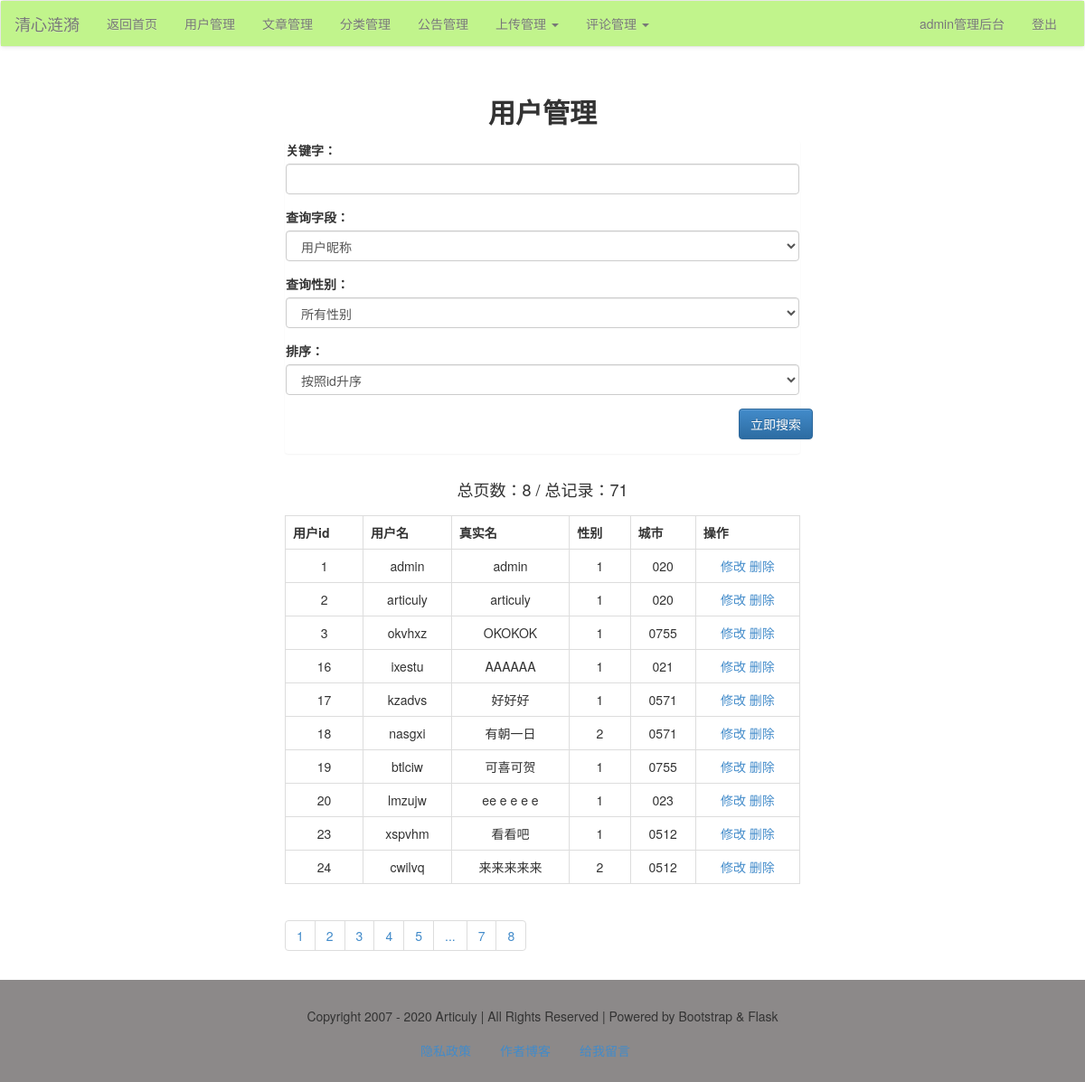
Page /admin/user/list/ (signed in) on the committed database.
### models.py (models this page shows, shortened)
class User(db.Model):
    id = db.Column(db.Integer, primary_key=True)
    username = db.Column(db.String)
    password = db.Column(db.String)
    realname = db.Column(db.String)
    sex = db.Column(db.Integer)
    city = db.Column(db.String)
    hobby = db.Column(db.String)
    intro = db.Column(db.String)
    comment = db.relationship('Comment')

### admin/users.py (the view)
@admin_app.route('/user/list/', methods=['get', 'post'])
def userList():
    form = UserSearch()
    q = request.args.get('q')
    page = request.args.get('page', 1)
    if q is not None:
        page = request.args.get('page', 1)
        form_field = request.args.get('field')
        form_sex = request.args.get('sex')
        form_order = request.args.get('order')
        print(q, form_field, form_sex, form_order)
        if form_field == 'username':
            condition = User.username.like('%%%s%%' % q)
        else:
            condition = User.realname.like('%%%s%%' % q)
        if form_order == '1':
            order = User.id.asc()
        else:
            order = User.id.desc()
        if request.args.get('sex') == '0':
            res = User.query.filter(condition).order_by(order).paginate(int(page), 10)
        else:
            res = User.query.filter(condition, User.sex == request.args.get('sex')).order_by(order).paginate(page, 10)
        users = res.items
        pageList = res.iter_pages()
        total = res.total
        pages = res.pages
        return render_template('admin/user/user_list.html', users=users, pageList=pageList, pages=pages, total=total,
                               form=form, q=q, field=form_field, sex=form_sex, order=form_order)
    else:
        res = User.query.paginate(int(page), 10)
        users = res.items
        pageList = res.iter_pages()
        total = res.total
        pages = res.pages
        print(q, total)
        return render_template('admin/user/user_list.html', users=users, pageList=pageList, pages=pages, total=total,
                               form=form, q=q)

### forms/account_form.py
class UserSearch(FlaskForm):
    q = StringField('关键字：',
                    validators=[DataRequired()],
                    render_kw={'class': 'form-control'})
    field = SelectField('查询字段：',
                        choices=[('username', '用户昵称'), ('realname', '真实性名')],
                        render_kw={'class': 'form-control'})
    sex = SelectField('查询性别：',
                      choices=[('0', '所有性别'), ('1', '男'), ('2', '女')],
                      render_kw={'class': 'form-control'})
    order = SelectField('排序：', choices=[('1', '按照id升序'), ('2', '按照id降序')],
                        render_kw={'class': 'form-control'})

### admin/admin_app.py (called while the page is built)
@admin_app.before_request
@login_required
def is_admin():
    print(session['user'])
    if session['user'] != 'admin':
        print('user is someone else.')
        return redirect(url_for('login'))

### app.py (called while the page is built)
@app.context_processor
def account():
    username = session.get('user')
    return {'username': username}

@app.context_processor
def getCateList():
    cates = Category.query.all()
    return {'cates': cates}

### libs.py (called while the page is built)
def login_required(func):
    @wraps(func)
    def decorator_nest(*args, **kwargs):
        if not 'user' in session:
            return redirect(url_for('login'))
        else:
            print(func)
            return func(*args, **kwargs)
    return decorator_nest

### templates/admin/user/user_list.html (shortened to what this page needs)
{% extends "admin/admin_base.html" %}
{% block content %}
    <div class="container-fluid">
        <div class="row">
            <div class="main col-lg-6 col-lg-offset-3 col-md-8 col-md-offset-2 col-sm-10 col-sm-offset-1 col-xs-12">
                <h2 class="text-center"><b>用户管理</b></h2>
                <div class="panel">
                    <form action="" method="get">
                        <div class="form-group">
                            {{ form.q.label }}
                            {{ form.q }}
                        </div>
                        <div class="form-group">
                            {{ form.field.label }}
                            {{ form.field }}
                        </div>
                        <div class="form-group">
                            {{ form.sex.label }}
                            {{ form.sex }}
                        </div>
                        <div class="form-group">
                            {{ form.order.label }}
                            {{ form.order }}
                        </div>
                        <div class="form-group ">
                            <div class="row"><input type="submit" name="search" class="btn btn-primary pull-right"
                                                    value="立即搜索"></div>
                        </div>
                    </form>
                </div>
                <div class="row"><h4 class="text-center">总页数：{{ pages }} / 总记录：{{ total }}</h4></div>
                <table class="table table-bordered ">
                    <tr>
                        <th>用户id</th>
                        <th>用户名</th>
                        <th>真实名</th>
                        <th>性别</th>
                        <th>城市</th>
                        <th>操作</th>
                    </tr>
                    {% for user in users %}
                        <tr id="user_{{ user.id }}" class="text-center">
                            <td>{{ user.id }}</td>
                            <td>{{ user.username }}</td>
                            <td>{{ user.realname }}</td>
                            <td>{{ user.sex }}</td>
                            <td>{{ user.city }}</td>
                            <td>
                                <a href="{{ url_for("admin_app.editUser", user_id=user.id) }}" target="_blank">修改</a>
                                <a href="javascript:delUser({{ user.id }})">删除</a>
                            </td>
                        </tr>
                    {% endfor %}
                </table>
                <ul class="pagination">
                    {% for page in pageList %}
                        {% if page!=None %}
                            {% if q == None %}
                                <li><a href="?page={{ page }}">{{ page }}</a></li>
                            {% else %}
                                <li>
                                    <a href="?page={{ page }}&q={{ q }}&field={{ field }}&sex={{ sex }}&order={{ order }}">{{ page }}</a>
                                </li>
                            {% endif %}
                        {% else %}
                            <li><a href="#">...</a></li>
                        {% endif %}
                    {% endfor %}
                </ul>
            </div>
        </div>
    </div>
{% endblock %}

### rows in the picture
User: id "1", username "admin", realname "admin", sex "1", city "020"
User: id "2", username "articuly", realname "articuly", sex "1", city "020"
User: id "3", username "okvhxz", realname "OKOKOK", sex "1", city "0755"
User: id "16", username "ixestu", realname "AAAAAA", sex "1", city "021"
User: id "17", username "kzadvs", realname "好好好", sex "1", city "0571"
User: id "18", username "nasgxi", realname "有朝一日", sex "2", city "0571"
User: id "19", username "btlciw", realname "可喜可贺", sex "1", city "0755"
User: id "20", username "lmzujw", realname "ee e e e e", sex "1", city "023"
User: id "23", username "xspvhm", realname "看看吧", sex "1", city "0512"
User: id "24", username "cwilvq", realname "来来来来来", sex "2", city "0512"

### other values in the picture
{{ username }} "admin"
{{ pages }} "8"
{{ total }} "71"
{{ page }} "1" "2" "3" "4" "5" "7" "8"
